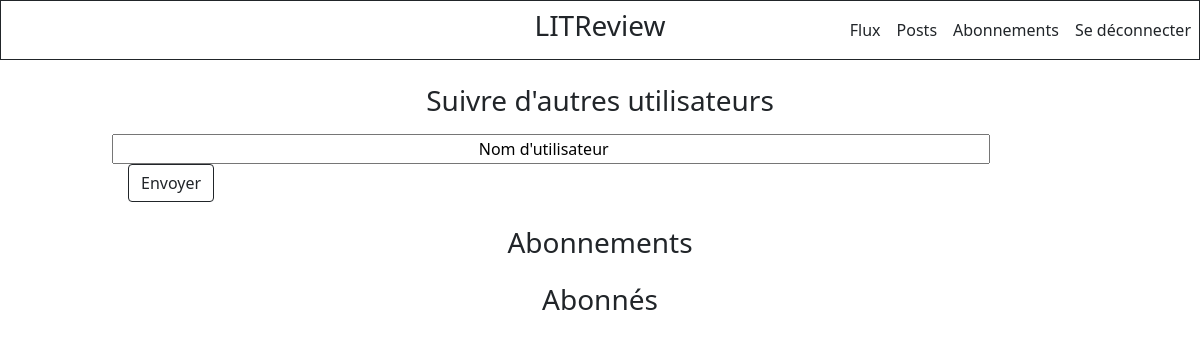
The page /follow/ (signed in) on the database as committed earlier.
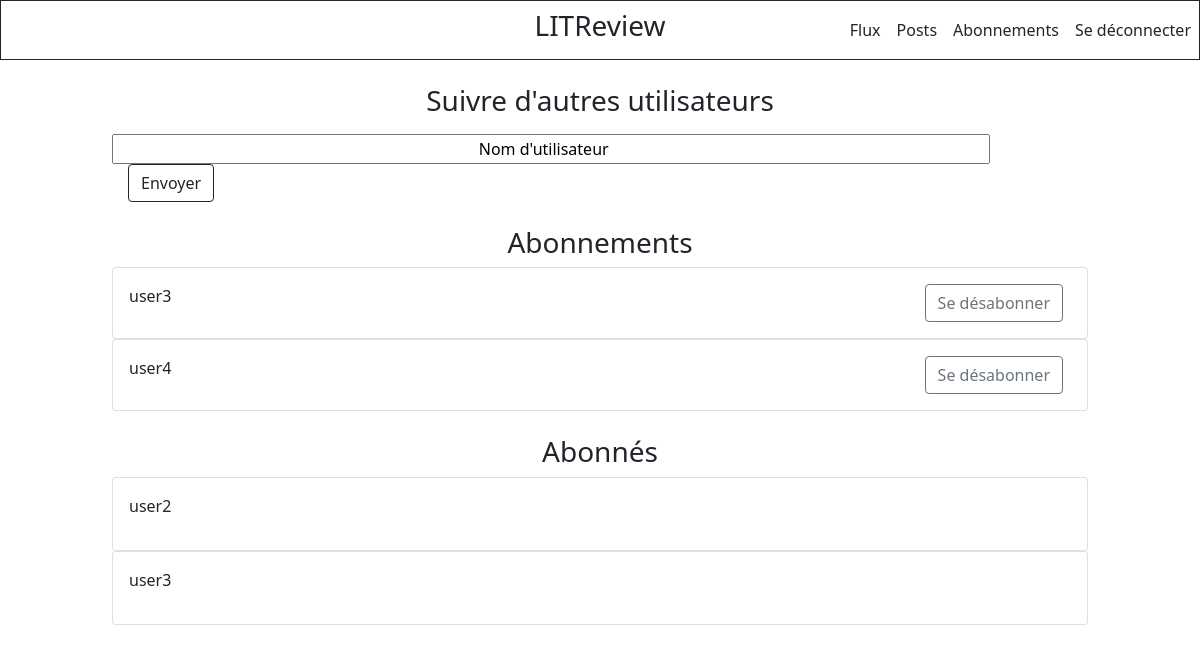
The same page on the database as committed later.
### content/models.py (models this page shows)
class UserFollows(models.Model):
    abonnements = models.ForeignKey(
        to=settings.AUTH_USER_MODEL,
        on_delete=models.CASCADE,
        related_name="abonnements",
    )
    abonnes = models.ForeignKey(
        to=settings.AUTH_USER_MODEL, on_delete=models.CASCADE, related_name="abonnes"
    )
    class Meta:
        verbose_name_plural = "User Follows"
        unique_together = ("abonnements", "abonnes")

### accounts/models.py (models this page shows)
class User(AbstractUser):
    class Meta:
        abstract = False

### content/views.py (the view)
# urls.py: path("follow/", views.follow, name="follow"),
@login_required
def follow(request):
    if request.POST.get("search"):
        users = User.objects.filter(username__iexact=request.POST.get("search"))
        new_abonne = users.first()
        userf = UserFollows.objects.create(abonnes=request.user, abonnements=new_abonne)
    abonnes = UserFollows.objects.filter(abonnes_id=request.user)
    abonnements = UserFollows.objects.filter(abonnements_id=request.user)
    context = {
        "abonnes": abonnes,
        "abonnements": abonnements,
    }
    return render(request, "content/follow.html", context)

### content/Templates/content/follow.html (shortened to what this page needs)
{% extends 'base.html' %}
{% block content_box_3 %}
  <div class="container col-md-10 justify-content-center mt-4">
   <h3>Suivre d'autres utilisateurs</h3>
     <div class="mt-3">
     <form method="POST">
         <input id="user-field" placeholder="Nom d'utilisateur" type="search" name="search">
         <button class="btn btn-outline-dark ms-3" type="submit">Envoyer</button>
     </form>
     </div>
  <div class="mt-4">
    <h3>Abonnements</h3>
  </div>
      {% for abonnement in abonnes %}
           <div class="card">
              <div class="card-body">
                  <div class="card-text"> {{ abonnement.abonnements }} <span style="float:right;"><a href="{% url 'content:unfollow' abonnement.id %}" class="btn btn-outline-secondary me-md-2">Se désabonner</a></span></div>
              </div>
            </div>
      {% endfor %}
    <div class="mt-4">
    <h3>Abonnés</h3>
    </div>
      {% for abonne in abonnements %}
          <div class="card">
              <div class="card-body">
                  <p class="card-text">{{ abonne.abonnes }}</p>
              </div>
            </div>
      {% endfor %}
</div>
{% endblock content_box_3 %}

### LITReview/templates/base.html (shortened to what this page needs)
{% load static %}
<!DOCTYPE html>
<html lang="fr">
<head>
        <link href="https://cdn.jsdelivr.net/npm/bootstrap@5.1.3/dist/css/bootstrap.min.css" rel="stylesheet">
        <link rel="stylesheet" href="https://cdnjs.cloudflare.com/ajax/libs/font-awesome/4.7.0/css/font-awesome.min.css">
        <link rel="stylesheet" type="text/css" href="{% static 'css/style.css' %}">
</head>
<body>
    <div class="border border-dark header">
        <nav class="navbar navbar-expand-lg">
            <div class="div-title"><h3 class="title" >LITReview</h3></div>
            {% if request.user.is_authenticated %}
                    <div class="collapse navbar-collapse btn-nav" id="navbarText">
                          <ul class="navbar-nav ms-auto mb-lg-0">
                            <li class="nav-item">
                              <a class="nav-link text-dark" href="{% url 'content:flux' %}">Flux</a>
                            </li>
                            <li class="nav-item">
                              <a class="nav-link text-dark" href="{% url 'content:posts' %}">Posts</a>
                            </li>
                            <li class="nav-item">
                              <a class="nav-link text-dark" href="{% url 'content:follow' %}">Abonnements</a>
                            </li>
                            <li class="nav-item">
                              <a class="nav-link text-dark" href="{% url 'accounts:logout' %}">Se déconnecter</a>
                            </li>
                          </ul>
                    </div>
            {% endif %}
        </nav>
    </div>
    <div id="box_2">
        {% block content_box_3 %}{% endblock content_box_3 %}
    </div>
</body>
</html>

### LITReview/static/css/style.css (style rules this page uses)
h3, input { text-align: center; }
#user-field { width: 90%; }
.header { height: 60px; }
.header > nav { height: 100%; }
.div-title { height: 100%; display: contents; }
.title { width: 100% !important; text-align: center; position: absolute; }
.btn-nav { position: relative; }
::placeholder { color: black; }

Rows that differ between the two databases and show on the page:
added UserFollows: abonnements "user3", shown under "Abonnements"
added UserFollows: abonnements "user4", shown under "Abonnements"
added UserFollows: abonnes "user2", shown under "Abonnés"
added UserFollows: abonnes "user3", shown under "Abonnés"
